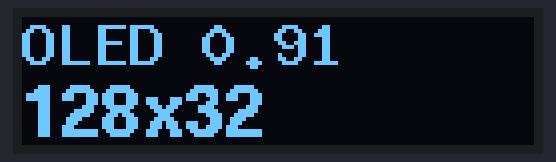
Bench run of a sketch on a simulated Arduino Uno, built with avr-gcc and run on an emulated ATmega328P. On the bench: 128×32 one-colour display.

Above: at 0.1 s.

The sketch:

basic_test.ino
```cpp
/* OLED 0.91 I2C 128x32 White (SSD1306) [D054] : http://rdiot.tistory.com/302 [RDIoT Demo] */

#include "U8glib.h"
U8GLIB_SSD1306_128X32 u8g(U8G_I2C_OPT_NONE);

void setup() {
}

void loop(void) {
  // picture loop
  u8g.firstPage();
  do {
    draw();
  } while( u8g.nextPage() );

  // rebuild the picture after some delay
  delay(500);
}

void draw(void) {
  u8g.setFont(u8g_font_9x15B);
  u8g.setPrintPos(0, 12);
  u8g.println("OLED 0.91");

  u8g.setFont(u8g_font_helvB14);
  u8g.setPrintPos(0,30);

  int var = 0;
  u8g.print("128x32");
}
```
